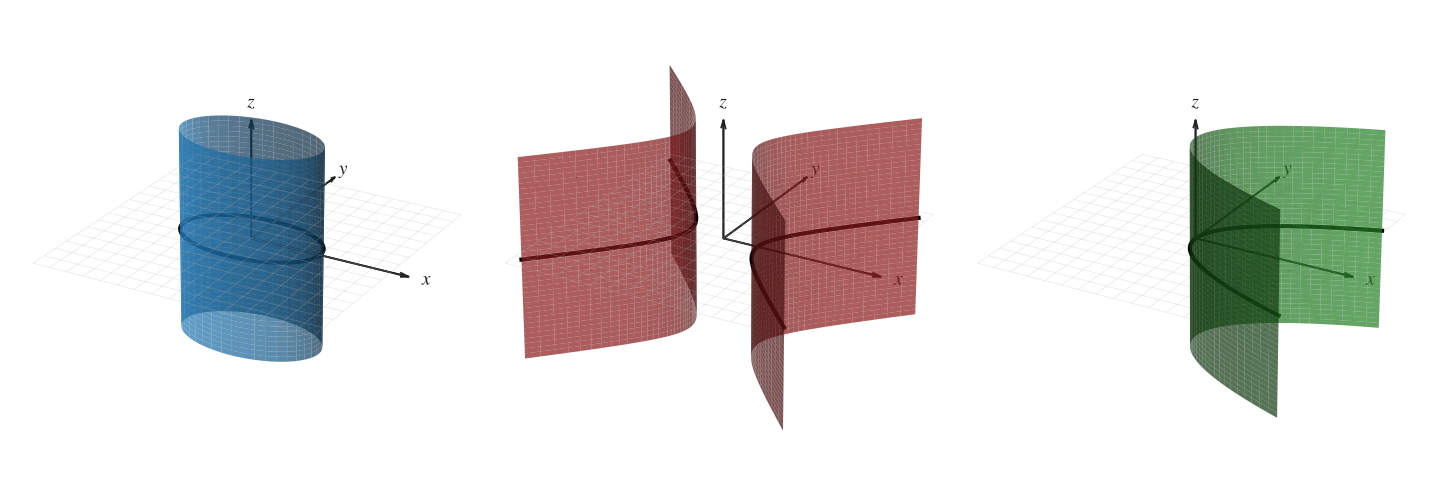

Source code (Python):
import os
import numpy as np
import matplotlib.pyplot as plt

# ============================================================
# 全局字体设置
# ============================================================

plt.rcParams.update({
    'font.family': 'STIXGeneral',
    'mathtext.fontset': 'stix',
    'pdf.fonttype': 42,
    'ps.fonttype': 42,
    'axes.unicode_minus': False,
})

# ============================================================
# 创建画布
# ============================================================

fig = plt.figure(figsize=(15, 5))

# ============================================================
# 公共参数
# ============================================================

# 柱面沿 z 轴方向的范围
z_range = np.linspace(-3, 3, 40)

# xy 参考平面网格
X_plane = np.linspace(-4, 4, 17)
Y_plane = np.linspace(-4, 4, 17)
X_plane, Y_plane = np.meshgrid(X_plane, Y_plane)
Z_plane = np.zeros_like(X_plane)

# 统一视角
view_elev = 25
view_azim = -60

# 坐标范围
axis_limits = [-4, 4, -4, 4, -3, 3]

# 自定义坐标轴长度
axis_length = 4.5

# ============================================================
# 公共坐标系设置函数
# ============================================================

def setup_axis(ax):

    # --------------------------------------------------------
    # 完全关闭 Matplotlib 3D 自带的坐标轴背景
    # --------------------------------------------------------

    ax.set_axis_off()

    # 重新打开坐标轴对象的绘制能力后，
    # 手动绘制需要的内容
    ax.set_xlim(axis_limits[0], axis_limits[1])
    ax.set_ylim(axis_limits[2], axis_limits[3])
    ax.set_zlim(axis_limits[4], axis_limits[5])

    # 保持统一比例
    ax.set_box_aspect([1, 1, 0.7])

    # 设置视角
    ax.view_init(
        elev=view_elev,
        azim=view_azim
    )

    # --------------------------------------------------------
    # xy 参考平面
    # --------------------------------------------------------
    #
    # 使用非常浅的灰色，只保留网格，不绘制平面填充
    #

    ax.plot_wireframe(
        X_plane,
        Y_plane,
        Z_plane,
        color='#b0b0b0',
        alpha=0.28,
        linewidth=0.55,
        rstride=1,
        cstride=1
    )

    # --------------------------------------------------------
    # 自定义坐标轴
    # --------------------------------------------------------

    axis_color = '#222222'
    axis_width = 1.3

    # x 轴
    ax.plot(
        [0, axis_length],
        [0, 0],
        [0, 0],
        color=axis_color,
        linewidth=axis_width,
        solid_capstyle='round'
    )

    ax.quiver(
        0, 0, 0,
        axis_length, 0, 0,
        color=axis_color,
        linewidth=axis_width,
        arrow_length_ratio=0.055,
        pivot='tail'
    )

    # y 轴
    ax.plot(
        [0, 0],
        [0, axis_length],
        [0, 0],
        color=axis_color,
        linewidth=axis_width,
        solid_capstyle='round'
    )

    ax.quiver(
        0, 0, 0,
        0, axis_length, 0,
        color=axis_color,
        linewidth=axis_width,
        arrow_length_ratio=0.055,
        pivot='tail'
    )

    # z 轴
    ax.plot(
        [0, 0],
        [0, 0],
        [0, axis_length - 1],
        color=axis_color,
        linewidth=axis_width,
        solid_capstyle='round'
    )

    ax.quiver(
        0, 0, 0,
        0, 0, axis_length - 1,
        color=axis_color,
        linewidth=axis_width,
        arrow_length_ratio=0.075,
        pivot='tail'
    )

    # --------------------------------------------------------
    # 坐标轴标签
    # --------------------------------------------------------

    label_kwargs = {
        'fontsize': 14,
        'color': axis_color,
        'ha': 'center',
        'va': 'center'
    }

    ax.text(
        axis_length + 0.5,
        0,
        0,
        r'$x$',
        **label_kwargs
    )

    ax.text(
        0,
        axis_length + 0.5,
        0,
        r'$y$',
        **label_kwargs
    )

    ax.text(
        0,
        0,
        axis_length - 0.5,
        r'$z$',
        **label_kwargs
    )


# ============================================================
# 子图 1：椭圆柱面
# ============================================================

ax1 = fig.add_subplot(
    1, 3, 1,
    projection='3d'
)

a, b = 2.0, 1.2

theta = np.linspace(
    0,
    2 * np.pi,
    80
)

theta_grid, z_grid = np.meshgrid(
    theta,
    z_range
)

x_ell = a * np.cos(theta_grid)
y_ell = b * np.sin(theta_grid)
z_ell = z_grid

# 曲面
ax1.plot_surface(
    x_ell,
    y_ell,
    z_ell,
    alpha=0.7,
    color='#1f77b4',
    edgecolor='none',
    antialiased=True
)

# 准线
ax1.plot(
    a * np.cos(theta),
    b * np.sin(theta),
    0,
    color='black',
    linewidth=3
)

setup_axis(ax1)


# ============================================================
# 子图 2：双曲柱面
# ============================================================

ax2 = fig.add_subplot(
    1, 3, 2,
    projection='3d'
)

a_h, b_h = 1.0, 1.0

u = np.linspace(
    -2,
    2,
    50
)

u_grid, z_grid = np.meshgrid(
    u,
    z_range
)

# 第一支
x_h1 = a_h * np.cosh(u_grid)
y_h1 = b_h * np.sinh(u_grid)
z_h1 = z_grid

# 第二支
x_h2 = -a_h * np.cosh(u_grid)
y_h2 = b_h * np.sinh(u_grid)
z_h2 = z_grid

# 曲面
ax2.plot_surface(
    x_h1,
    y_h1,
    z_h1,
    alpha=0.7,
    color='#d62728',
    edgecolor='none',
    antialiased=True
)

ax2.plot_surface(
    x_h2,
    y_h2,
    z_h2,
    alpha=0.7,
    color='#d62728',
    edgecolor='none',
    antialiased=True
)

# 准线
u_curve = np.linspace(
    -2,
    2,
    200
)

x_curve = a_h * np.cosh(u_curve)
y_curve = b_h * np.sinh(u_curve)

ax2.plot(
    x_curve,
    y_curve,
    0,
    color='black',
    linewidth=3
)

ax2.plot(
    -x_curve,
    y_curve,
    0,
    color='black',
    linewidth=3
)

setup_axis(ax2)


# ============================================================
# 子图 3：抛物柱面
# ============================================================

ax3 = fig.add_subplot(
    1, 3, 3,
    projection='3d'
)

p = 1.0

t = np.linspace(
    -2.8,
    2.8,
    50
)

t_grid, z_grid = np.meshgrid(
    t,
    z_range
)

# y^2 = 2px
# x = y^2 / (2p)

x_par = (t_grid ** 2) / (2 * p)
y_par = t_grid
z_par = z_grid

# 曲面
ax3.plot_surface(
    x_par,
    y_par,
    z_par,
    alpha=0.7,
    color='#2ca02c',
    edgecolor='none',
    antialiased=True
)

# 准线
t_curve = np.linspace(
    -2.8,
    2.8,
    200
)

x_curve_par = (t_curve ** 2) / (2 * p)
y_curve_par = t_curve

ax3.plot(
    x_curve_par,
    y_curve_par,
    0,
    color='black',
    linewidth=3
)

setup_axis(ax3)


# ============================================================
# 调整布局
# ============================================================

plt.subplots_adjust(
    left=0.01,
    right=0.99,
    bottom=0.02,
    top=0.98,
    wspace=-0.1
)

# ============================================================
# 输出 PDF
# ============================================================

output_path = os.path.join(
    os.path.dirname(os.path.abspath(__file__)),
    'fig.pdf'
)

fig.savefig(
    output_path,
    format='pdf',
    bbox_inches='tight',
    pad_inches=0.05
)
